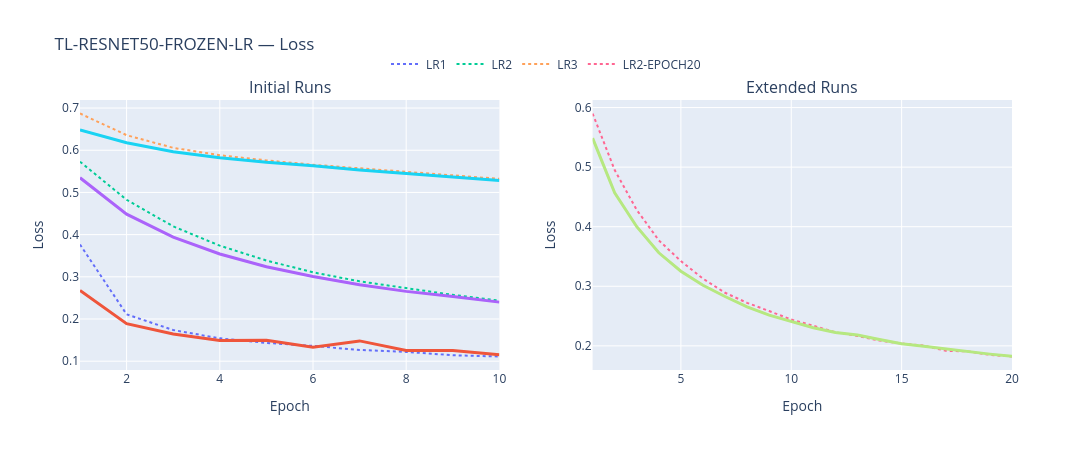

Write notebook code for a chart like this one.
### Markdown cell above
### 6. Learning Curve — Loss

### Code cell
# ============================================================
# 6. Learning Curve
# 6-1. Validation Loss
# ============================================================

experiment_name = SELECTED_EXPERIMENTS[0]

experiment_history = history_df[
    history_df["experiment"] == experiment_name
].copy()

cxp_plot.plot_experiment_history(
    history=experiment_history,
    experiment_name=experiment_name,
    metric="loss",
)

### Figure 1 — Plotly figure (JSON) as saved in the notebook; plotly's stock layout.template omitted (floating-point values rounded to 4 significant figures)
{"data": [{"legendgroup": "LR1", "line": {"dash": "dot", "width": 2}, "mode": "lines", "name": "LR1", "type": "scatter", "x": [1, 2, 3, 4, 5, 6, 7, 8, 9, 10], "xaxis": "x", "y": [0.3765, 0.211, 0.1739, 0.1541, 0.1433, 0.1362, 0.1268, 0.122, 0.1141, 0.1111], "yaxis": "y"}, {"legendgroup": "LR1", "line": {"width": 3}, "mode": "lines", "name": "LR1 Validation", "showlegend": false, "type": "scatter", "x": [1, 2, 3, 4, 5, 6, 7, 8, 9, 10], "xaxis": "x", "y": [0.2677, 0.1889, 0.1644, 0.1493, 0.1494, 0.1331, 0.1481, 0.1253, 0.1253, 0.1154], "yaxis": "y"}, {"legendgroup": "LR2", "line": {"dash": "dot", "width": 2}, "mode": "lines", "name": "LR2", "type": "scatter", "x": [1, 2, 3, 4, 5, 6, 7, 8, 9, 10], "xaxis": "x", "y": [0.5728, 0.4826, 0.4196, 0.3738, 0.3386, 0.3107, 0.2892, 0.2727, 0.2572, 0.2434], "yaxis": "y"}, {"legendgroup": "LR2", "line": {"width": 3}, "mode": "lines", "name": "LR2 Validation", "showlegend": false, "type": "scatter", "x": [1, 2, 3, 4, 5, 6, 7, 8, 9, 10], "xaxis": "x", "y": [0.5347, 0.4484, 0.3939, 0.3541, 0.3237, 0.3007, 0.2811, 0.2655, 0.2531, 0.24], "yaxis": "y"}, {"legendgroup": "LR3", "line": {"dash": "dot", "width": 2}, "mode": "lines", "name": "LR3", "type": "scatter", "x": [1, 2, 3, 4, 5, 6, 7, 8, 9, 10], "xaxis": "x", "y": [0.6871, 0.6357, 0.6057, 0.5882, 0.5759, 0.5656, 0.5572, 0.5491, 0.5403, 0.5322], "yaxis": "y"}, {"legendgroup": "LR3", "line": {"width": 3}, "mode": "lines", "name": "LR3 Validation", "showlegend": false, "type": "scatter", "x": [1, 2, 3, 4, 5, 6, 7, 8, 9, 10], "xaxis": "x", "y": [0.6481, 0.6179, 0.5966, 0.5823, 0.5715, 0.5631, 0.5529, 0.5443, 0.5361, 0.5285], "yaxis": "y"}, {"legendgroup": "LR2-EPOCH20", "line": {"dash": "dot", "width": 2}, "mode": "lines", "name": "LR2-EPOCH20", "type": "scatter", "x": [1, 2, 3, 4, 5, 6, 7, 8, 9, 10, 11, 12, 13, 14, 15, 16, 17, 18, 19, 20], "xaxis": "x2", "y": [0.59, 0.4951, 0.4281, 0.3771, 0.3423, 0.3128, 0.2891, 0.2722, 0.2584, 0.2441, 0.2337, 0.2227, 0.2167, 0.2088, 0.2039, 0.2005, 0.1917, 0.1907, 0.1849, 0.1821], "yaxis": "y2"}, {"legendgroup": "LR2-EPOCH20", "line": {"width": 3}, "mode": "lines", "name": "LR2-EPOCH20 Validation", "showlegend": false, "type": "scatter", "x": [1, 2, 3, 4, 5, 6, 7, 8, 9, 10, 11, 12, 13, 14, 15, 16, 17, 18, 19, 20], "xaxis": "x2", "y": [0.5486, 0.457, 0.4, 0.3562, 0.3252, 0.3017, 0.2828, 0.2653, 0.2515, 0.2405, 0.2303, 0.2223, 0.2182, 0.2107, 0.2034, 0.1994, 0.1948, 0.19, 0.1861, 0.1824], "yaxis": "y2"}], "layout": {"annotations": [{"font": {"size": 16}, "showarrow": false, "text": "Initial Runs", "x": 0.225, "xanchor": "center", "xref": "paper", "y": 1, "yanchor": "bottom", "yref": "paper"}, {"font": {"size": 16}, "showarrow": false, "text": "Extended Runs", "x": 0.775, "xanchor": "center", "xref": "paper", "y": 1, "yanchor": "bottom", "yref": "paper"}], "height": 450, "hovermode": "x unified", "legend": {"orientation": "h", "x": 0.5, "xanchor": "center", "y": 1.08, "yanchor": "bottom"}, "title": {"text": "TL-RESNET50-FROZEN-LR — Loss"}, "width": 1100, "xaxis": {"anchor": "y", "domain": [0, 0.45], "title": {"text": "Epoch"}}, "xaxis2": {"anchor": "y2", "domain": [0.55, 1], "title": {"text": "Epoch"}}, "yaxis": {"anchor": "x", "domain": [0, 1], "title": {"text": "Loss"}}, "yaxis2": {"anchor": "x2", "domain": [0, 1], "title": {"text": "Loss"}}}}
